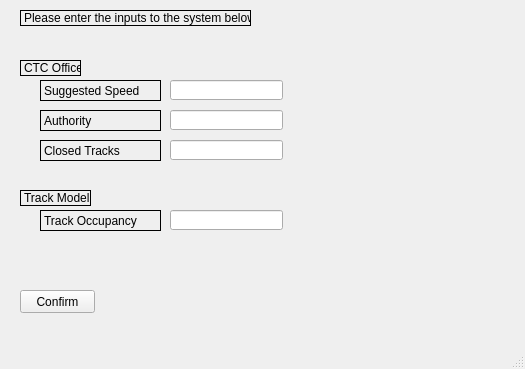
<?xml version="1.0" encoding="UTF-8"?>
<ui version="4.0">
 <class>MainWindow</class>
 <widget class="QMainWindow" name="MainWindow">
  <property name="geometry">
   <rect>
    <x>0</x>
    <y>0</y>
    <width>525</width>
    <height>369</height>
   </rect>
  </property>
  <property name="windowTitle">
   <string>MainWindow</string>
  </property>
  <widget class="QWidget" name="centralwidget">
   <widget class="QLabel" name="label">
    <property name="geometry">
     <rect>
      <x>40</x>
      <y>80</y>
      <width>121</width>
      <height>21</height>
     </rect>
    </property>
    <property name="frameShape">
     <enum>QFrame::Box</enum>
    </property>
    <property name="text">
     <string>Suggested Speed</string>
    </property>
   </widget>
   <widget class="QLabel" name="label_2">
    <property name="geometry">
     <rect>
      <x>20</x>
      <y>10</y>
      <width>231</width>
      <height>16</height>
     </rect>
    </property>
    <property name="frameShape">
     <enum>QFrame::Box</enum>
    </property>
    <property name="text">
     <string>Please enter the inputs to the system below:</string>
    </property>
   </widget>
   <widget class="QLineEdit" name="lineEdit">
    <property name="geometry">
     <rect>
      <x>170</x>
      <y>80</y>
      <width>113</width>
      <height>20</height>
     </rect>
    </property>
   </widget>
   <widget class="QLineEdit" name="lineEdit_2">
    <property name="geometry">
     <rect>
      <x>170</x>
      <y>110</y>
      <width>113</width>
      <height>20</height>
     </rect>
    </property>
   </widget>
   <widget class="QLabel" name="label_3">
    <property name="geometry">
     <rect>
      <x>40</x>
      <y>110</y>
      <width>121</width>
      <height>21</height>
     </rect>
    </property>
    <property name="frameShape">
     <enum>QFrame::Box</enum>
    </property>
    <property name="text">
     <string>Authority</string>
    </property>
   </widget>
   <widget class="QLabel" name="label_4">
    <property name="geometry">
     <rect>
      <x>20</x>
      <y>60</y>
      <width>61</width>
      <height>16</height>
     </rect>
    </property>
    <property name="frameShape">
     <enum>QFrame::Box</enum>
    </property>
    <property name="text">
     <string>CTC Office</string>
    </property>
   </widget>
   <widget class="QLabel" name="label_5">
    <property name="geometry">
     <rect>
      <x>20</x>
      <y>190</y>
      <width>71</width>
      <height>16</height>
     </rect>
    </property>
    <property name="frameShape">
     <enum>QFrame::Box</enum>
    </property>
    <property name="text">
     <string>Track Model</string>
    </property>
   </widget>
   <widget class="QLabel" name="label_6">
    <property name="geometry">
     <rect>
      <x>40</x>
      <y>140</y>
      <width>121</width>
      <height>21</height>
     </rect>
    </property>
    <property name="frameShape">
     <enum>QFrame::Box</enum>
    </property>
    <property name="text">
     <string>Closed Tracks</string>
    </property>
   </widget>
   <widget class="QLineEdit" name="lineEdit_3">
    <property name="geometry">
     <rect>
      <x>170</x>
      <y>140</y>
      <width>113</width>
      <height>20</height>
     </rect>
    </property>
   </widget>
   <widget class="QLineEdit" name="lineEdit_4">
    <property name="geometry">
     <rect>
      <x>170</x>
      <y>210</y>
      <width>113</width>
      <height>20</height>
     </rect>
    </property>
   </widget>
   <widget class="QLabel" name="label_7">
    <property name="geometry">
     <rect>
      <x>40</x>
      <y>210</y>
      <width>121</width>
      <height>21</height>
     </rect>
    </property>
    <property name="frameShape">
     <enum>QFrame::Box</enum>
    </property>
    <property name="text">
     <string>Track Occupancy</string>
    </property>
   </widget>
   <widget class="QPushButton" name="pushButton">
    <property name="geometry">
     <rect>
      <x>20</x>
      <y>290</y>
      <width>75</width>
      <height>23</height>
     </rect>
    </property>
    <property name="text">
     <string>Confirm</string>
    </property>
   </widget>
  </widget>
  <widget class="QMenuBar" name="menubar">
   <property name="geometry">
    <rect>
     <x>0</x>
     <y>0</y>
     <width>525</width>
     <height>22</height>
    </rect>
   </property>
  </widget>
  <widget class="QStatusBar" name="statusbar"/>
 </widget>
 <resources/>
 <connections/>
</ui>
